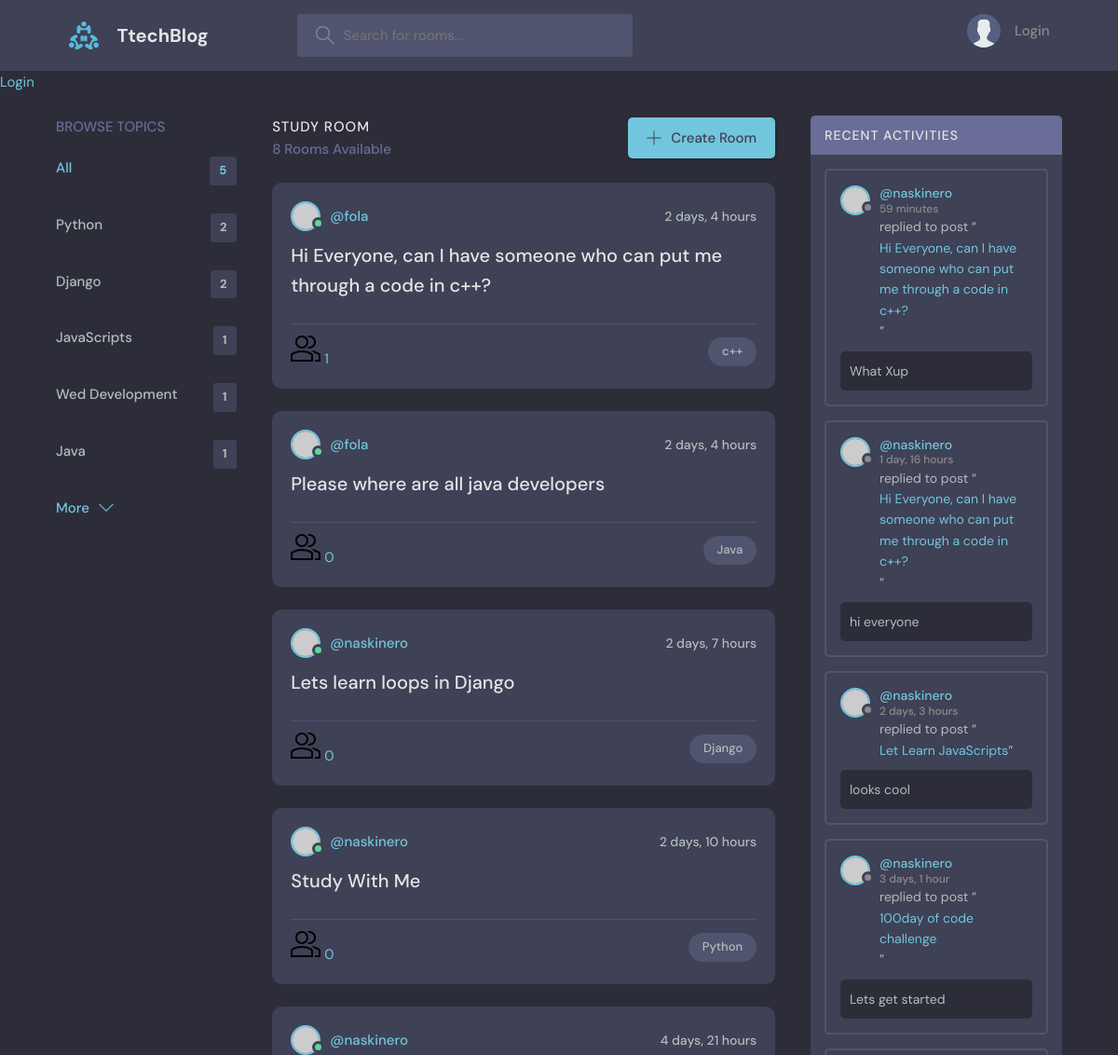
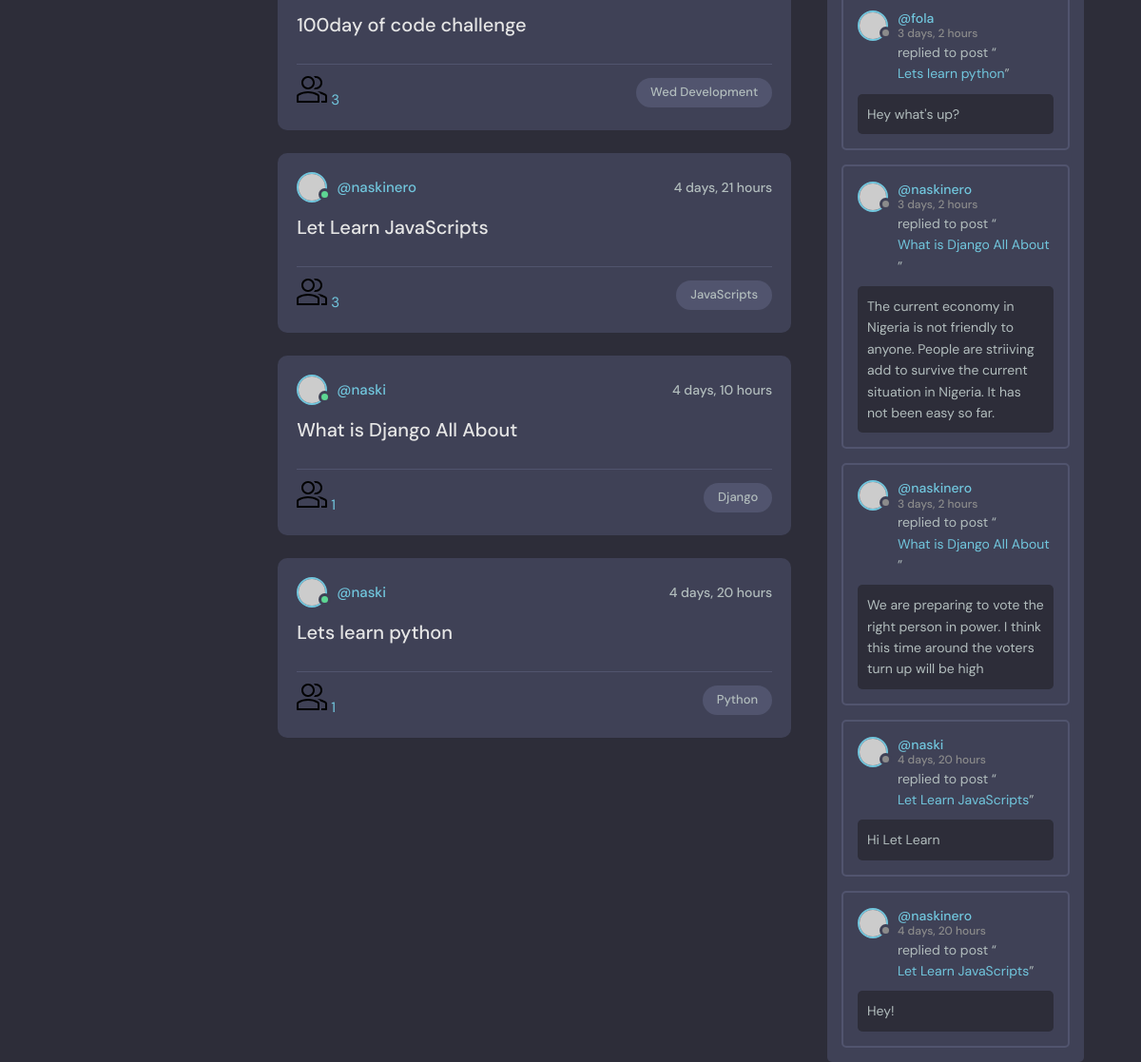
The page / on the database its author committed (2 pictures, top to bottom).
### pages/models.py (models this page shows, shortened)
class Topic(models.Model):
    name=models.CharField(max_length=255)

class Room(models.Model):
    host=models.ForeignKey(User, on_delete=models.SET_NULL, null=True)
    topic=models.ForeignKey(Topic, on_delete=models.SET_NULL, null=True)
    name=models.CharField(max_length=255)
    description=models.TextField(null=True, blank=True)
    participants=models.ManyToManyField(User, related_name="participants", blank=True)
    updated = models.DateTimeField(auto_now=True)
    created=models.DateTimeField(auto_now_add=True)
    class Meta:
        ordering = ['-updated', '-created']
    def __str__(self):
        return self.name

class Message(models.Model):
    user=models.ForeignKey(User, on_delete=models.CASCADE)
    room=models.ForeignKey(Room, on_delete=models.CASCADE)
    body=models.TextField()
    updated = models.DateTimeField(auto_now=True)
    created=models.DateTimeField(auto_now_add=True)
    class Meta:
        ordering = ['-updated', '-created']
    def __str__(self):
        return self.body[0:50]

### pages/views.py (the view)
# urls.py: 2. Add a URL to urlpatterns:  path('', views.home, name='home')
def home(request):
    q=request.GET.get('q') if request.GET.get('q') != None else ''
    rooms= Room.objects.filter(
        Q(topic__name__icontains=q)|
        Q(name__icontains=q)|
        Q(description__icontains=q)
        )
    topics=Topic.objects.all()[0:5]
    room_count = rooms.count()
    room_messages= Message.objects.filter(Q(room__topic__name__icontains=q))
    context={'rooms': rooms, 'topics': topics, 'room_count': room_count, 'room_messages': room_messages}
    return render(request, 'pages/home.html', context)

### pages/templates/pages/home.html (shortened to what this page needs)
{% extends 'main.html' %}
{% block content %}
<main class="layout layout--3">
  <div class="container">
    {% include 'pages/topic_component.html' %}
    <div class="roomList">
      <div class="roomList__header">
        <div>
          <h2>Study Room</h2>
          <p>{{room_count}} Rooms Available</p>
        </div>
        <a class="btn btn--main" href="{% url 'create-room' %}">
          <svg version="1.1" xmlns="http://www.w3.org/2000/svg" width="32" height="32" viewBox="0 0 32 32">
            <title>add</title>
            <path
              d="M16.943 0.943h-1.885v14.115h-14.115v1.885h14.115v14.115h1.885v-14.115h14.115v-1.885h-14.115v-14.115z"
            ></path>
          </svg>
          Create Room
        </a>
      </div>
     <div>
      {% include 'pages/feed_component.html' %}
     </div>
    </div>
   <div>
    {% include 'pages/activity_component.html' %}
   </div>
  </div>
</main>
{% endblock content %}

### pages/templates/pages/topic_component.html
  <div>
    <div class="topics">
      <div class="topics__header">
        <h2>Browse Topics</h2>
      </div>
      <ul class="topics__list">
        <li>
          <a href="{% url 'home' %}" class="active">All <span>{{topics.count}}</span></a>
        </li>
        {% for topic in topics %}
        <li>
          <a href="{% url 'home' %}?q={{topic.name}}">{{topic.name}}<span>{{topic.room_set.all.count}}</span></a>
        </li>
        {% endfor %}
      </ul>
      <a class="btn btn--link" href="{% url 'topics' %}">
        More
        <svg version="1.1" xmlns="http://www.w3.org/2000/svg" width="32" height="32" viewBox="0 0 32 32">
          <title>chevron-down</title>
          <path d="M16 21l-13-13h-3l16 16 16-16h-3l-13 13z"></path>
        </svg>
      </a>
    </div>
</div>

### pages/templates/pages/feed_component.html (shortened to what this page needs)
{% for room in rooms %}
<div class="roomListRoom">
    <div class="roomListRoom__header">
      <a href="{% url 'user-profile' room.host.id %}" class="roomListRoom__author">
        <div class="avatar avatar--small active">
          <img src="https://randomuser.me/api/portraits/men/11.jpg" />
        </div>
        <span>@{{room.host.username}}</span>
      </a>
      <div class="roomListRoom__actions">
        <span>{{room.created|timesince}}</span>
      </div>
    </div>
    <div class="roomListRoom__content">
      <a href="{% url 'room' room.id %}">{{room.name}}</a>
    </div>
    <div class="roomListRoom__meta">
      <a class="{% url 'room' room.id %}">
       {{room.participants.all.count}}
      </a>
      <p class="roomListRoom__topic">{{room.topic.name}}</p>
    </div>
  </div>
  {% endfor %}

### pages/templates/pages/activity_component.html (shortened to what this page needs)
 <div class="activities">
    <div class="activities__header">
      <h2>Recent Activities</h2>
    </div>
    {% for message in room_messages %}
    <div class="activities__box">
      <div class="activities__boxHeader roomListRoom__header">
        <a href="{% url 'user-profile' message.user.id %}" class="roomListRoom__author">
          <div class="avatar avatar--small">
            <img src="https://randomuser.me/api/portraits/women/11.jpg" />
          </div>
          <p>
            @{{message.user}}
            <span>{{message.created|timesince}}</span>
          </p>
        </a>
      </div>
      <div class="activities__boxContent">
        <p>replied to post “<a href="{% url 'room' message.room.id %}">{{message.room}}</a>”</p>
        <div class="activities__boxRoomContent">
        {{message.body}}
        </div>
      </div>
    </div>
    {% endfor %}
  </div>

### rows shown on the page
Topic: name "Python", room_set.all.count "2"
Topic: name "Django", room_set.all.count "2"
Topic: name "JavaScripts", room_set.all.count "1"
Topic: name "Wed Development", room_set.all.count "1"
Topic: name "Java", room_set.all.count "1"
Room: host.username "fola", created "2 days, 4 hours", name "Hi Everyone, can I have someone who can put me through a code in c++?", participants.all.count "1", topic.name "c++"
Room: host.username "fola", created "2 days, 4 hours", name "Please where are all java developers", participants.all.count "0", topic.name "Java"
Room: host.username "naskinero", created "2 days, 7 hours", name "Lets learn loops in Django", participants.all.count "0", topic.name "Django"
Room: host.username "naskinero", created "2 days, 10 hours", name "Study With Me", participants.all.count "0", topic.name "Python"
Room: host.username "naskinero", created "4 days, 21 hours", name "100day of code challenge", participants.all.count "3", topic.name "Wed Development"
Room: host.username "naskinero", created "4 days, 21 hours", name "Let Learn JavaScripts", participants.all.count "3", topic.name "JavaScripts"
Room: host.username "naski", created "4 days, 10 hours", name "What is Django All About", participants.all.count "1", topic.name "Django"
Room: host.username "naski", created "4 days, 20 hours", name "Lets learn python", participants.all.count "1", topic.name "Python"
Message: user "naskinero", created "59 minutes", room "Hi Everyone, can I have someone who can put me through a code in c++?", body "What Xup"
Message: user "naskinero", created "1 day, 16 hours", room "Hi Everyone, can I have someone who can put me through a code in c++?", body "hi everyone"
Message: user "naskinero", created "2 days, 3 hours", room "Let Learn JavaScripts", body "looks cool"
Message: user "naskinero", created "3 days, 1 hour", room "100day of code challenge", body "Lets get started"
Message: user "fola", created "3 days, 2 hours", room "Lets learn python", body "Hey what's up?"
Message: user "naskinero", created "3 days, 2 hours", room "What is Django All About", body "The current economy in Nigeria is not friendly to anyone. People are striiving add to survive the current situation in Nigeria. It has not been easy so far."
Message: user "naskinero", created "3 days, 2 hours", room "What is Django All About", body "We are preparing to vote the right person in power. I think this time around the voters turn up will be high"
Message: user "naski", created "4 days, 20 hours", room "Let Learn JavaScripts", body "Hi Let Learn"
Message: user "naskinero", created "4 days, 20 hours", room "Let Learn JavaScripts", body "Hey!"

### other values the page prints
{{ topics.count }} "5"
{{ room_count }} "8"
